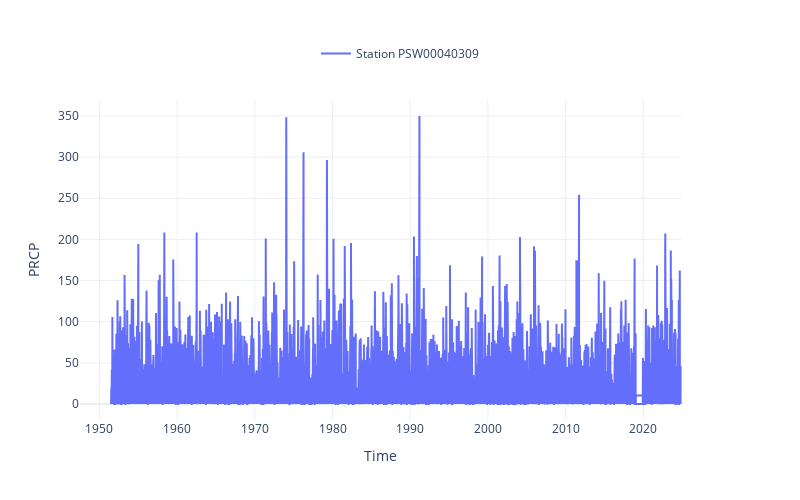

This figure's notebook cell:
### Code cell
fig = plot_timeseries_interactive(dict_prcp, trendline=True, ylims = [None, None])

### Figure 1 — Plotly figure (JSON) as saved in the notebook; plotly's stock layout.template omitted (floating-point values rounded to 4 significant figures; data arrays with more than 128 entries replaced by an {"elided": "..."} marker saying what was removed)
{"data": [{"line": {"color": "#636EFA"}, "name": "Station PSW00040309", "type": "scatter", "x": {"elided": "27654 str values"}, "xaxis": "x", "y": {"elided": "27654 float values"}, "yaxis": "y"}, {"line": {"color": "#636EFA", "dash": "dash"}, "mode": "lines", "name": "Station PSW00040309 (Trend)", "showlegend": false, "type": "scatter", "x": {"elided": "26313 str values"}, "xaxis": "x", "y": {"elided": "26313 float values"}, "yaxis": "y"}], "layout": {"height": 500, "legend": {"font": {"size": 12}, "orientation": "h", "x": 0.5, "xanchor": "center", "y": 1.1, "yanchor": "bottom"}, "title": {"text": " "}, "width": 800, "xaxis": {"anchor": "y", "domain": [0, 0.94], "title": {"text": "Time"}}, "yaxis": {"anchor": "x", "domain": [0, 1], "range": [null, null], "title": {"text": "PRCP"}}, "yaxis2": {"anchor": "x", "overlaying": "y", "side": "right"}}}
